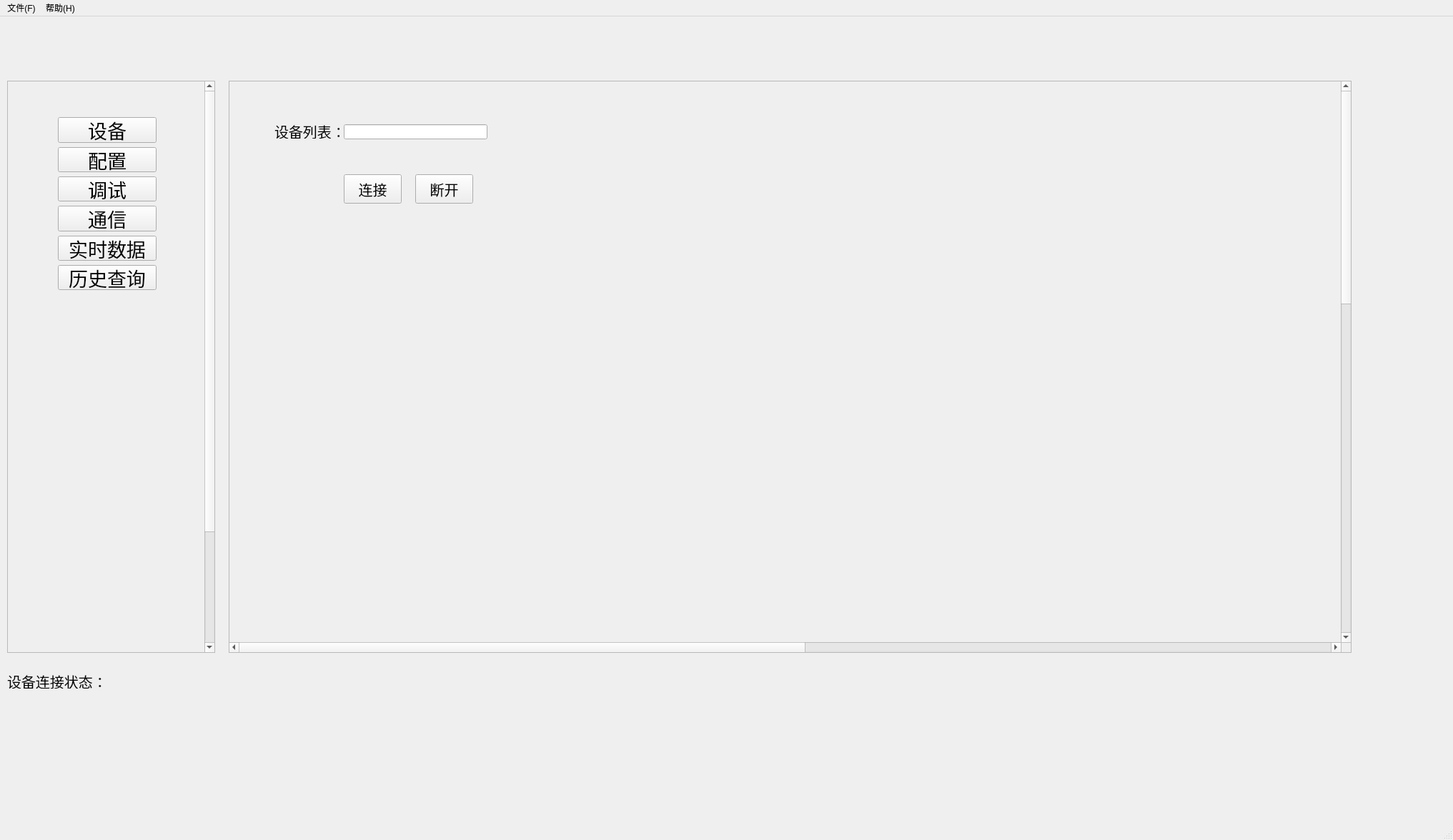
<?xml version="1.0" encoding="UTF-8"?>
<ui version="4.0">
 <class>MainWindow</class>
 <widget class="QMainWindow" name="MainWindow">
  <property name="geometry">
   <rect>
    <x>0</x>
    <y>0</y>
    <width>2033</width>
    <height>1176</height>
   </rect>
  </property>
  <property name="windowTitle">
   <string>MainWindow</string>
  </property>
  <property name="windowIcon">
   <iconset resource="AIO_ConfigurationAnalyseTool.qrc">
    <normaloff>:/new/prefix1/images/Portfolio.ico</normaloff>:/new/prefix1/images/Portfolio.ico</iconset>
  </property>
  <widget class="QWidget" name="centralwidget">
   <widget class="QScrollArea" name="scrollArea">
    <property name="geometry">
     <rect>
      <x>10</x>
      <y>90</y>
      <width>291</width>
      <height>801</height>
     </rect>
    </property>
    <property name="widgetResizable">
     <bool>true</bool>
    </property>
    <widget class="QWidget" name="scrollAreaWidgetContents">
     <property name="geometry">
      <rect>
       <x>0</x>
       <y>0</y>
       <width>272</width>
       <height>1000</height>
      </rect>
     </property>
     <property name="minimumSize">
      <size>
       <width>0</width>
       <height>1000</height>
      </size>
     </property>
     <property name="maximumSize">
      <size>
       <width>16777215</width>
       <height>2000</height>
      </size>
     </property>
     <widget class="QWidget" name="">
      <property name="geometry">
       <rect>
        <x>70</x>
        <y>50</y>
        <width>138</width>
        <height>242</height>
       </rect>
      </property>
      <layout class="QVBoxLayout" name="verticalLayout">
       <item>
        <widget class="QPushButton" name="pushButton_dev">
         <property name="font">
          <font>
           <pointsize>20</pointsize>
          </font>
         </property>
         <property name="text">
          <string>设备</string>
         </property>
         <property name="icon">
          <iconset resource="AIO_ConfigurationAnalyseTool.qrc">
           <normaloff>:/new/prefix1/images/device.png</normaloff>:/new/prefix1/images/device.png</iconset>
         </property>
        </widget>
       </item>
       <item>
        <widget class="QPushButton" name="pushButton_config">
         <property name="font">
          <font>
           <pointsize>20</pointsize>
          </font>
         </property>
         <property name="text">
          <string>配置</string>
         </property>
         <property name="icon">
          <iconset resource="AIO_ConfigurationAnalyseTool.qrc">
           <normaloff>:/new/prefix1/images/settings.png</normaloff>:/new/prefix1/images/settings.png</iconset>
         </property>
        </widget>
       </item>
       <item>
        <widget class="QPushButton" name="pushButton_debug">
         <property name="font">
          <font>
           <pointsize>20</pointsize>
          </font>
         </property>
         <property name="text">
          <string>调试</string>
         </property>
         <property name="icon">
          <iconset resource="AIO_ConfigurationAnalyseTool.qrc">
           <normaloff>:/new/prefix1/images/analyse.png</normaloff>:/new/prefix1/images/analyse.png</iconset>
         </property>
        </widget>
       </item>
       <item>
        <widget class="QPushButton" name="pushButton_comm">
         <property name="font">
          <font>
           <pointsize>20</pointsize>
          </font>
         </property>
         <property name="text">
          <string>通信</string>
         </property>
         <property name="icon">
          <iconset resource="AIO_ConfigurationAnalyseTool.qrc">
           <normaloff>:/new/prefix1/images/communication.png</normaloff>:/new/prefix1/images/communication.png</iconset>
         </property>
        </widget>
       </item>
       <item>
        <widget class="QPushButton" name="pushButton_realtime">
         <property name="font">
          <font>
           <pointsize>20</pointsize>
          </font>
         </property>
         <property name="text">
          <string>实时数据</string>
         </property>
         <property name="icon">
          <iconset resource="AIO_ConfigurationAnalyseTool.qrc">
           <normaloff>:/new/prefix1/images/realtime.png</normaloff>:/new/prefix1/images/realtime.png</iconset>
         </property>
        </widget>
       </item>
       <item>
        <widget class="QPushButton" name="pushButton_history">
         <property name="font">
          <font>
           <pointsize>20</pointsize>
          </font>
         </property>
         <property name="text">
          <string>历史查询</string>
         </property>
         <property name="icon">
          <iconset resource="AIO_ConfigurationAnalyseTool.qrc">
           <normaloff>:/new/prefix1/images/history.png</normaloff>:/new/prefix1/images/history.png</iconset>
         </property>
        </widget>
       </item>
      </layout>
     </widget>
    </widget>
   </widget>
   <widget class="QScrollArea" name="scrollArea_2">
    <property name="geometry">
     <rect>
      <x>320</x>
      <y>90</y>
      <width>1571</width>
      <height>801</height>
     </rect>
    </property>
    <property name="widgetResizable">
     <bool>true</bool>
    </property>
    <widget class="QWidget" name="scrollAreaWidgetContents_2">
     <property name="geometry">
      <rect>
       <x>0</x>
       <y>0</y>
       <width>3000</width>
       <height>2000</height>
      </rect>
     </property>
     <property name="minimumSize">
      <size>
       <width>3000</width>
       <height>2000</height>
      </size>
     </property>
     <widget class="QStackedWidget" name="stackedWidget">
      <property name="geometry">
       <rect>
        <x>0</x>
        <y>0</y>
        <width>691</width>
        <height>561</height>
       </rect>
      </property>
      <property name="font">
       <font>
        <pointsize>15</pointsize>
       </font>
      </property>
      <property name="currentIndex">
       <number>4</number>
      </property>
      <widget class="QWidget" name="page_debug">
       <widget class="QLabel" name="label_2">
        <property name="geometry">
         <rect>
          <x>40</x>
          <y>50</y>
          <width>111</width>
          <height>41</height>
         </rect>
        </property>
        <property name="text">
         <string>张力值：</string>
        </property>
       </widget>
       <widget class="QLabel" name="label_4">
        <property name="geometry">
         <rect>
          <x>40</x>
          <y>120</y>
          <width>81</width>
          <height>41</height>
         </rect>
        </property>
        <property name="text">
         <string>线速度：</string>
        </property>
       </widget>
      </widget>
      <widget class="QWidget" name="page_config">
       <widget class="QLabel" name="label_3">
        <property name="geometry">
         <rect>
          <x>91</x>
          <y>63</y>
          <width>91</width>
          <height>41</height>
         </rect>
        </property>
        <property name="text">
         <string>张力设定：</string>
        </property>
       </widget>
       <widget class="QLineEdit" name="lineEdit">
        <property name="geometry">
         <rect>
          <x>209</x>
          <y>64</y>
          <width>113</width>
          <height>31</height>
         </rect>
        </property>
       </widget>
       <widget class="QLabel" name="label_5">
        <property name="geometry">
         <rect>
          <x>91</x>
          <y>133</y>
          <width>111</width>
          <height>41</height>
         </rect>
        </property>
        <property name="text">
         <string>线速度设定：</string>
        </property>
       </widget>
       <widget class="QLineEdit" name="lineEdit_2">
        <property name="geometry">
         <rect>
          <x>210</x>
          <y>140</y>
          <width>113</width>
          <height>31</height>
         </rect>
        </property>
       </widget>
      </widget>
      <widget class="QWidget" name="page_comm">
       <widget class="QLabel" name="label_SendData">
        <property name="geometry">
         <rect>
          <x>50</x>
          <y>60</y>
          <width>121</width>
          <height>21</height>
         </rect>
        </property>
        <property name="text">
         <string>发送数据：</string>
        </property>
       </widget>
       <widget class="QLineEdit" name="lineEdit_SendText">
        <property name="geometry">
         <rect>
          <x>170</x>
          <y>40</y>
          <width>201</width>
          <height>71</height>
         </rect>
        </property>
       </widget>
       <widget class="QLabel" name="label_RecvData">
        <property name="geometry">
         <rect>
          <x>60</x>
          <y>150</y>
          <width>101</width>
          <height>31</height>
         </rect>
        </property>
        <property name="text">
         <string>接收数据：</string>
        </property>
       </widget>
       <widget class="QLineEdit" name="lineEdit_RecvText">
        <property name="geometry">
         <rect>
          <x>170</x>
          <y>140</y>
          <width>201</width>
          <height>71</height>
         </rect>
        </property>
       </widget>
       <widget class="QPushButton" name="pushButton_Send">
        <property name="geometry">
         <rect>
          <x>440</x>
          <y>80</y>
          <width>81</width>
          <height>31</height>
         </rect>
        </property>
        <property name="text">
         <string>发送</string>
        </property>
       </widget>
       <widget class="QPushButton" name="pushButton_Recv">
        <property name="geometry">
         <rect>
          <x>440</x>
          <y>180</y>
          <width>75</width>
          <height>31</height>
         </rect>
        </property>
        <property name="text">
         <string>接收</string>
        </property>
       </widget>
      </widget>
      <widget class="QWidget" name="page_4"/>
      <widget class="QWidget" name="page_dev">
       <widget class="QLineEdit" name="lineEdit_ConnState">
        <property name="geometry">
         <rect>
          <x>160</x>
          <y>60</y>
          <width>201</width>
          <height>21</height>
         </rect>
        </property>
       </widget>
       <widget class="QPushButton" name="pushButton_Connect">
        <property name="geometry">
         <rect>
          <x>160</x>
          <y>130</y>
          <width>81</width>
          <height>41</height>
         </rect>
        </property>
        <property name="text">
         <string>连接</string>
        </property>
       </widget>
       <widget class="QPushButton" name="pushButton_Disconnect">
        <property name="geometry">
         <rect>
          <x>260</x>
          <y>130</y>
          <width>81</width>
          <height>41</height>
         </rect>
        </property>
        <property name="text">
         <string>断开</string>
        </property>
       </widget>
       <widget class="QLabel" name="label">
        <property name="geometry">
         <rect>
          <x>63</x>
          <y>60</y>
          <width>91</width>
          <height>20</height>
         </rect>
        </property>
        <property name="font">
         <font>
          <pointsize>15</pointsize>
         </font>
        </property>
        <property name="text">
         <string>设备列表：</string>
        </property>
       </widget>
      </widget>
     </widget>
    </widget>
   </widget>
   <widget class="QLabel" name="label_ConnState">
    <property name="geometry">
     <rect>
      <x>10</x>
      <y>920</y>
      <width>141</width>
      <height>21</height>
     </rect>
    </property>
    <property name="font">
     <font>
      <pointsize>15</pointsize>
     </font>
    </property>
    <property name="text">
     <string>设备连接状态：</string>
    </property>
   </widget>
   <widget class="QLabel" name="label_currentConnState">
    <property name="geometry">
     <rect>
      <x>150</x>
      <y>900</y>
      <width>44</width>
      <height>46</height>
     </rect>
    </property>
    <property name="text">
     <string/>
    </property>
   </widget>
  </widget>
  <widget class="QStatusBar" name="statusbar"/>
  <widget class="QMenuBar" name="menubar">
   <property name="geometry">
    <rect>
     <x>0</x>
     <y>0</y>
     <width>2033</width>
     <height>23</height>
    </rect>
   </property>
   <widget class="QMenu" name="menu_file">
    <property name="title">
     <string>文件(F)</string>
    </property>
   </widget>
   <widget class="QMenu" name="menu_help">
    <property name="title">
     <string>帮助(H)</string>
    </property>
   </widget>
   <addaction name="menu_file"/>
   <addaction name="menu_help"/>
  </widget>
 </widget>
 <resources>
  <include location="AIO_ConfigurationAnalyseTool.qrc"/>
 </resources>
 <connections/>
</ui>
